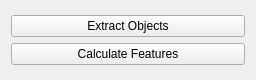
<?xml version="1.0" encoding="UTF-8"?>
<ui version="4.0">
 <class>containingWidget</class>
 <widget class="QWidget" name="containingWidget">
  <property name="geometry">
   <rect>
    <x>0</x>
    <y>0</y>
    <width>256</width>
    <height>80</height>
   </rect>
  </property>
  <property name="sizePolicy">
   <sizepolicy hsizetype="Preferred" vsizetype="Preferred">
    <horstretch>1</horstretch>
    <verstretch>0</verstretch>
   </sizepolicy>
  </property>
  <property name="minimumSize">
   <size>
    <width>50</width>
    <height>0</height>
   </size>
  </property>
  <property name="baseSize">
   <size>
    <width>0</width>
    <height>0</height>
   </size>
  </property>
  <property name="windowTitle">
   <string>Form</string>
  </property>
  <layout class="QVBoxLayout" name="verticalLayout_2">
   <item>
    <layout class="QVBoxLayout" name="verticalLayout_5">
     <item>
      <widget class="QPushButton" name="labelImageButton">
       <property name="styleSheet">
        <string notr="true"/>
       </property>
       <property name="text">
        <string>Extract Objects</string>
       </property>
      </widget>
     </item>
     <item>
      <widget class="QPushButton" name="extractObjectsButton">
       <property name="text">
        <string>Calculate Features</string>
       </property>
      </widget>
     </item>
    </layout>
   </item>
  </layout>
 </widget>
 <resources/>
 <connections/>
</ui>
